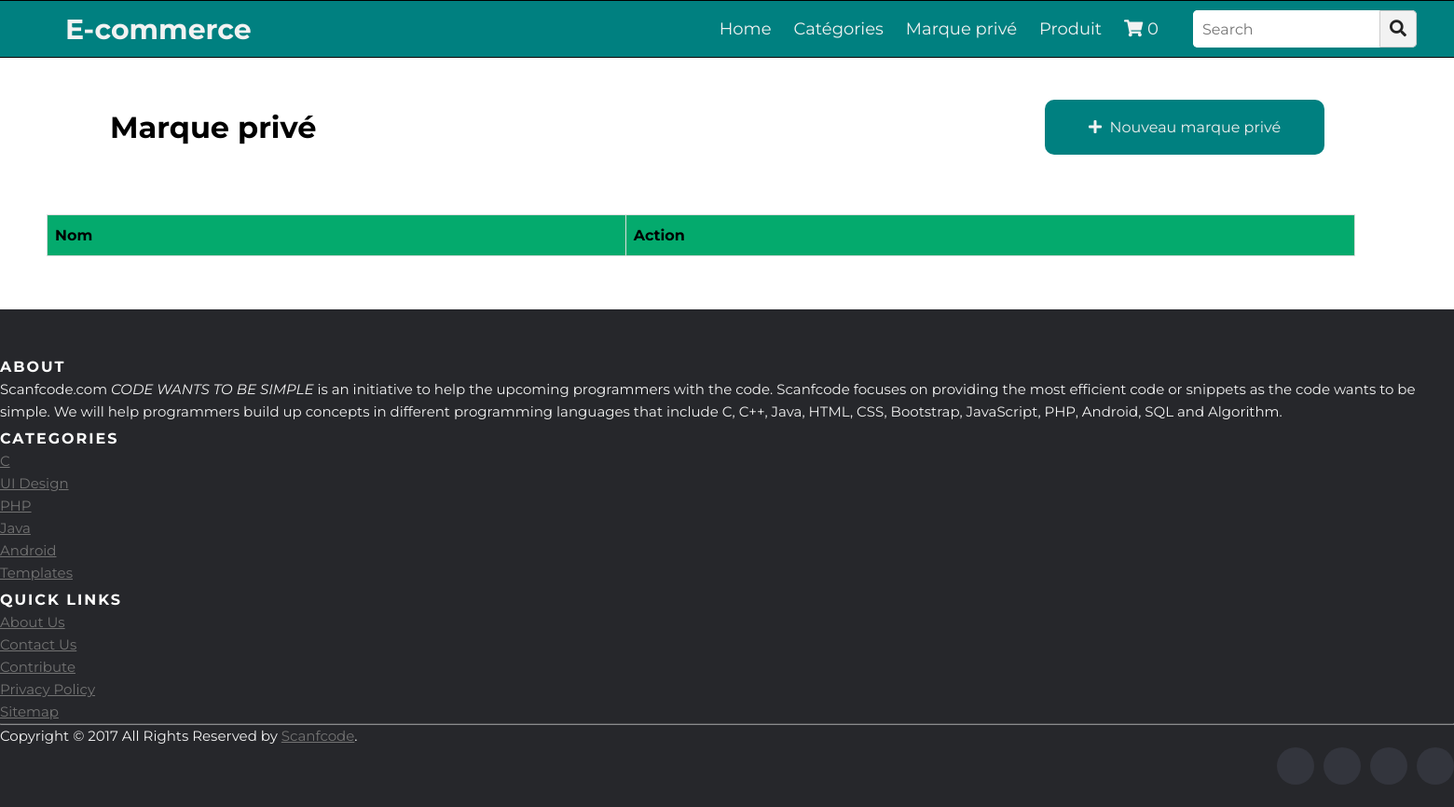
The page /ecommerce/marque on the database as committed earlier.
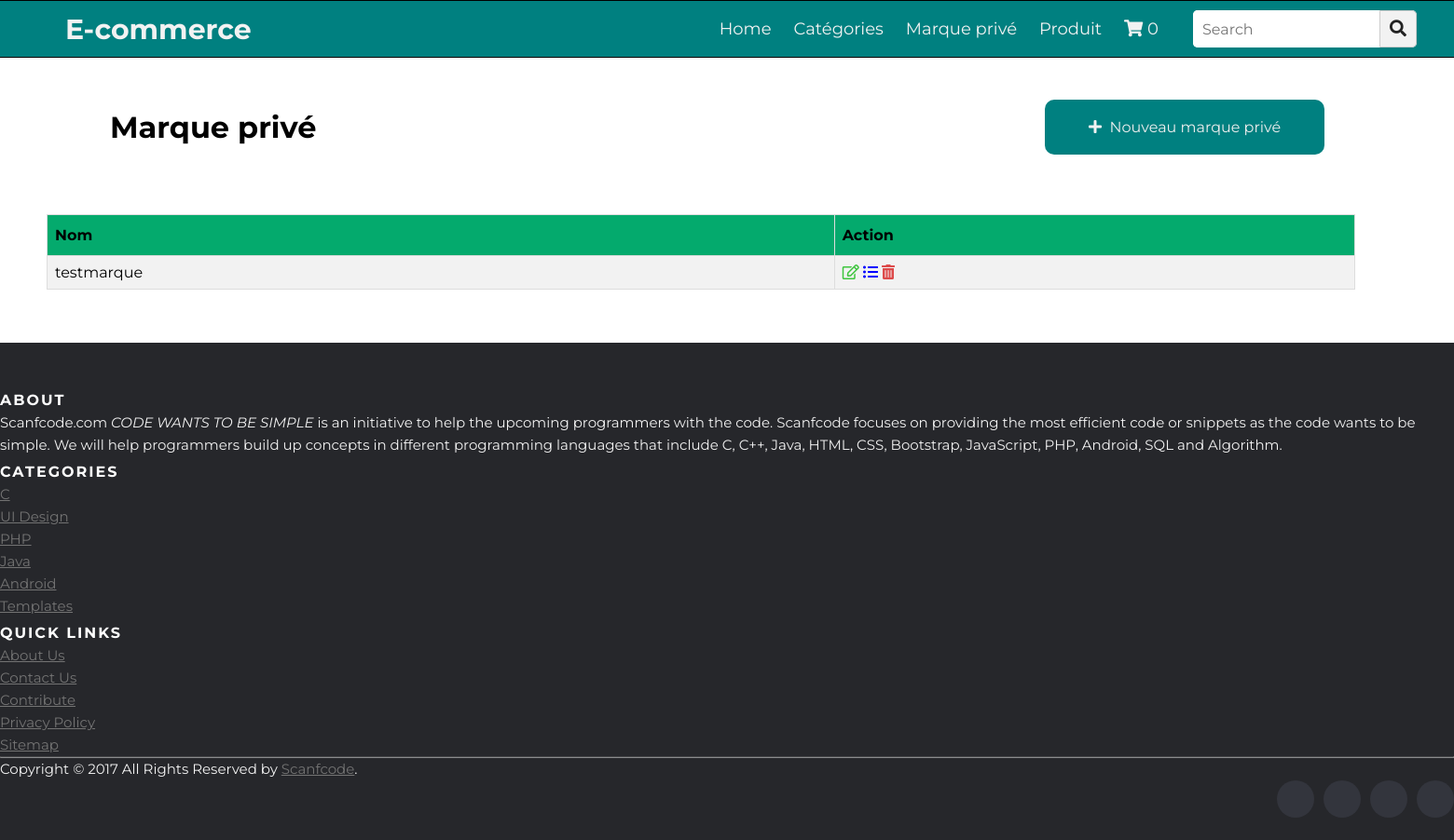
The same page on the database as committed later.
### ecommerce/models.py (models this page shows, shortened)
class MarquePrive(models.Model):
    nom=models.CharField(max_length=100)

### ecommerce/views.py (the view)
# urls.py: path('marque',marque,name='marque'),
def marque(request):
    marques=MarquePrive.objects.all()
    context={
        'marques': marques
    }
    return render(request,'ecommerce/marque.html', context)

### ecommerce/templates/ecommerce/marque.html (shortened to what this page needs)
{% extends 'ecommerce/basecommerce.html' %}
{% block content %}
    <br><br>
    <table style="width: 150%; margin-left: 100px;"><tr><td>
      <h1 style="color: black; margin-left: 16px;">Marque privé</h1>
    </td><td>
      <a href="{% url 'ecommerce:addmarque' %}" style="display: inline-block;
  background-color: teal;
  border-radius: 10px;
  color: #eeeeee;
  text-align: center;
  padding: 20px;
  text-decoration: none;
  width: 300px;
  margin: 5px;"><i class="fas fa-plus"></i>&nbsp; Nouveau marque privé</a>
    </td></tr></table>
   <br><br><br>
    <table id="customers" >
      <tr>
        <th style="color: black;">Nom</th>
        <th style="color: black;">Action</th>
      </tr>
      {% for marque in marques  %}
      <tr>
        <td style="color: black;">{{ marque.nom }}</td>
        <td>
          <a class="btn btn-primary" ><i style="color: rgb(62, 197, 62);" class="far fa-edit"></i></a>
          <a  class="btn btn-success"><i style="color: #0000ff;" class="fas fa-list-ul"></i></a>
          <a   class="btn btn-danger"><i style="color: rgb(221, 75, 75);" class="fas fa-trash-alt"></i></a>
      </td>
      </tr>
      {% endfor %}
    </table>
    <br><br><br>
{% endblock %}

Rows that differ between the two databases and show on the page:
added MarquePrive: nom "testmarque"
